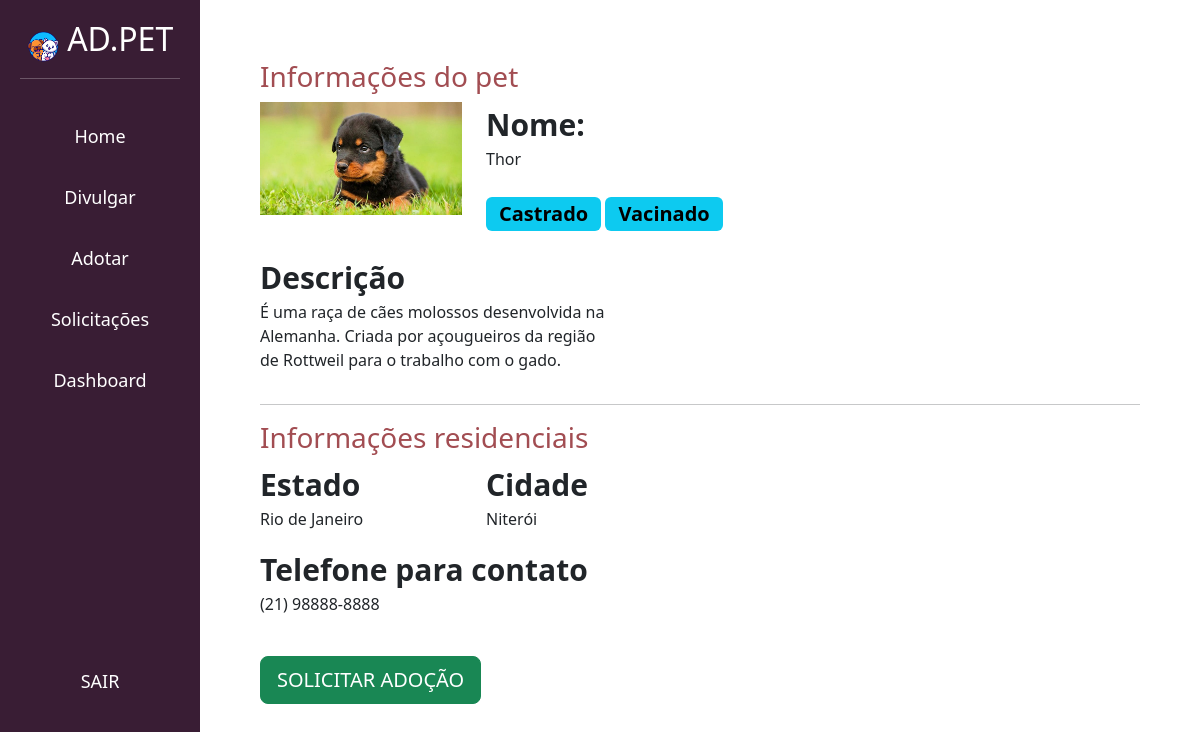
Screenshot of /divulgar/ver_pet/3 (signed in) with the database file from the repository.
### divulgar/models.py (models this page shows, shortened)
class Pet(models.Model):
    choices_status = (('P', 'Para adoção'),
                      ('A', 'Adotado'))
    usuario = models.ForeignKey(User, on_delete=models.DO_NOTHING)
    foto = models.ImageField(upload_to="fotos_pets")
    nome = models.CharField(max_length=100)
    descricao = models.TextField()
    estado = models.CharField(max_length=50)
    cidade = models.CharField(max_length=50)
    telefone = models.CharField(max_length=50)
    tags = models.ManyToManyField(Tag)
    raca = models.ForeignKey(Raca, on_delete=models.DO_NOTHING)
    status = models.CharField(max_length=1, choices=choices_status, default='P')

class Tag(models.Model):
    tag = models.CharField(max_length=100)
    def __str__(self):
        return self.tag

### divulgar/views.py (the view)
# urls.py: path('ver_pet/<int:id>', views.ver_pet, name="ver_pet"),
@login_required
def ver_pet(request, id):
    if request.method == "GET":
        pet = Pet.objects.get(id = id)
        return render(request, 'ver_pet.html', {'pet': pet})

### divulgar/templates/ver_pet.html (shortened to what this page needs)
{% load static %}
<!doctype html>
<html lang="pt-BR">
    <head>
    <link href="https://cdn.jsdelivr.net/npm/bootstrap@5.3.0-alpha1/dist/css/bootstrap.min.css" rel="stylesheet">
    <link href="{% static 'usuarios/css/cadastro.css' %}" rel="stylesheet">
    <link href="{% static 'divulgar/css/novo_pet.css' %}" rel="stylesheet">
    <link href="{% static 'divulgar/css/seus_pet.css' %}" rel="stylesheet">
    <link href="{% static 'adotar/css/listar_pets.css' %}" rel="stylesheet">
    </head>
    <body>
        <div class="container-fluid">
            <div class="row">
                <div class="col-md-2 bg-side-plataforma sidebar d-none d-md-block">
                    <img src="{% static 'usuarios/img/logo_adote.png' %}" width="20%" ><h2 style="display: inline;"> AD.PET</h2>
                        <hr>
                        <br>
                        <a href="{% url 'seus_pets' %}"><button class="botao_barra">Home</button></a>
                        <br>
                        <a href="{% url 'novo_pet' %}"><button class="botao_barra"">Divulgar</button></a>
                        <br>
                        <a href="{% url 'listar_pets' %}"><button class="botao_barra">Adotar</button></a>
                        <br>
                        <a href="{% url 'ver_pedido_adocao' %}"><button class="botao_barra">Solicitações</button></a>
                        <br>
                        <a href="{% url 'dashboard' %}"><button class="botao_barra">Dashboard</button></a>
                        <br>
                        <a href="{% url 'sair' %}"><button class="botao_sair">SAIR</button></a>
                </div>
                <div style="padding:60px" class="col-md">
                    <h3 class="font-vinho">Informações do pet</h3>
                    <div class="row">
                        <div class="col-md-3">
                            <img width="100%" src="{{pet.foto.url}}">
                        </div>
                        <div class="col-md-9">
                            <span class="span-bold">Nome:</span>
                            <p>{{pet.nome}}</p>
                            <div style="width:40%">
                                {% for tag in pet.tags.all%}
                                    <span class="badge text-bg-info badge-lg">{{tag}}</span>
                                {% endfor %}
                            </div>
                        </div>
                    </div>
                    <br>
                    <div class="row">
                        <div class="col-md-5">
                            <span class="span-bold">Descrição</span>
                            <p>{{pet.descricao}}</p>
                        </div>
                        <div class="col-md-7">
                        </div>
                    </div>
                    <hr>
                    <div class="row">
                        <h3 class="font-vinho">Informações residenciais</h3>
                        <div class="col-md">
                            <div class="row">
                                <div class="col-md">
                                    <span class="span-bold">Estado</span>
                                    <p>{{pet.estado}}</p>
                                </div>
                                <div class="col-md">
                                    <span class="span-bold">Cidade</span>
                                    <p>{{pet.cidade}}</p>
                                </div>
                            </div>
                            <span class="span-bold">Telefone para contato</span>
                            <p>{{pet.telefone}}</p>
                            <br>
                            <a href="{% url 'pedido_adocao' pet.id %}" class="btn btn-success btn-lg">SOLICITAR ADOÇÃO</a>
                        </div>
                        <div class="col-md">
                        </div>
                    </div>
                </div>
            </div>
        </div>
    </body>
</html>

### templates/static/divulgar/css/novo_pet.css (style rules this page uses)
.sidebar { text-align: center; padding: 20px; font-size:large; }
.font-vinho { color: #A24D52; }

### templates/static/divulgar/css/seus_pet.css (style rules this page uses)
.botao_barra { border: none; background: none; color: white; margin-bottom: 4vh; transition: 0.5s; }
.botao_sair { border: none; background: none; color: white; margin-top: 30vh; }

### templates/static/adotar/css/listar_pets.css (style rules this page uses)
.span-bold { font-weight: bold; font-size: 30px; }
.badge-lg { font-size: 20px; margin-top: 10px; }
.bg-side-plataforma { background-color: #391D34; color: white; }

### rows the page displays
Pet: foto (picture), nome "Thor", descricao "É uma raça de cães molossos desenvolvida na Alemanha. Criada por açougueiros da região de Rottweil para o trabalho com o gado.", estado "Rio de Janeiro", cidade "Niterói", telefone "(21) 98888-8888"
Tag: tag "Castrado"
Tag: tag "Vacinado"
